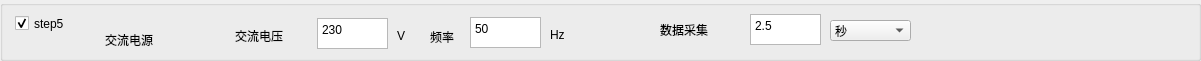
  <widget class="QGroupBox" name="groupBox_7">
   <property name="geometry">
    <rect>
     <x>0</x>
     <y>474</y>
     <width>1201</width>
     <height>61</height>
    </rect>
   </property>
   <property name="title">
    <string/>
   </property>
   <widget class="QLabel" name="label_35">
    <property name="geometry">
     <rect>
      <x>660</x>
      <y>20</y>
      <width>81</width>
      <height>20</height>
     </rect>
    </property>
    <property name="font">
     <font>
      <pointsize>9</pointsize>
     </font>
    </property>
    <property name="text">
     <string>数据采集</string>
    </property>
   </widget>
   <widget class="QLabel" name="label_42">
    <property name="geometry">
     <rect>
      <x>430</x>
      <y>27</y>
      <width>41</width>
      <height>20</height>
     </rect>
    </property>
    <property name="font">
     <font>
      <pointsize>9</pointsize>
     </font>
    </property>
    <property name="text">
     <string>频率</string>
    </property>
   </widget>
   <widget class="QTextEdit" name="textEdit_S5_AC_FR">
    <property name="geometry">
     <rect>
      <x>470</x>
      <y>17</y>
      <width>71</width>
      <height>31</height>
     </rect>
    </property>
    <property name="html">
     <string>&lt;!DOCTYPE HTML PUBLIC &quot;-//W3C//DTD HTML 4.0//EN&quot; &quot;http://www.w3.org/TR/REC-html40/strict.dtd&quot;&gt;
&lt;html&gt;&lt;head&gt;&lt;meta name=&quot;qrichtext&quot; content=&quot;1&quot; /&gt;&lt;style type=&quot;text/css&quot;&gt;
p, li { white-space: pre-wrap; }
&lt;/style&gt;&lt;/head&gt;&lt;body style=&quot; font-family:'SimSun'; font-size:9pt; font-weight:400; font-style:normal;&quot;&gt;
&lt;p style=&quot; margin-top:0px; margin-bottom:0px; margin-left:0px; margin-right:0px; -qt-block-indent:0; text-indent:0px;&quot;&gt;50&lt;/p&gt;&lt;/body&gt;&lt;/html&gt;</string>
    </property>
   </widget>
   <widget class="QTextEdit" name="textEdit_S5_TIME">
    <property name="geometry">
     <rect>
      <x>750</x>
      <y>14</y>
      <width>71</width>
      <height>31</height>
     </rect>
    </property>
    <property name="html">
     <string>&lt;!DOCTYPE HTML PUBLIC &quot;-//W3C//DTD HTML 4.0//EN&quot; &quot;http://www.w3.org/TR/REC-html40/strict.dtd&quot;&gt;
&lt;html&gt;&lt;head&gt;&lt;meta name=&quot;qrichtext&quot; content=&quot;1&quot; /&gt;&lt;style type=&quot;text/css&quot;&gt;
p, li { white-space: pre-wrap; }
&lt;/style&gt;&lt;/head&gt;&lt;body style=&quot; font-family:'SimSun'; font-size:9pt; font-weight:400; font-style:normal;&quot;&gt;
&lt;p style=&quot; margin-top:0px; margin-bottom:0px; margin-left:0px; margin-right:0px; -qt-block-indent:0; text-indent:0px;&quot;&gt;2.5&lt;/p&gt;&lt;/body&gt;&lt;/html&gt;</string>
    </property>
   </widget>
   <widget class="QCheckBox" name="checkBox_S5">
    <property name="geometry">
     <rect>
      <x>15</x>
      <y>13</y>
      <width>81</width>
      <height>21</height>
     </rect>
    </property>
    <property name="text">
     <string>step5</string>
    </property>
    <property name="checked">
     <bool>true</bool>
    </property>
   </widget>
   <widget class="QLabel" name="label_28">
    <property name="geometry">
     <rect>
      <x>235</x>
      <y>26</y>
      <width>71</width>
      <height>20</height>
     </rect>
    </property>
    <property name="font">
     <font>
      <pointsize>9</pointsize>
     </font>
    </property>
    <property name="text">
     <string>交流电压</string>
    </property>
   </widget>
   <widget class="QLabel" name="label_43">
    <property name="geometry">
     <rect>
      <x>550</x>
      <y>27</y>
      <width>20</width>
      <height>16</height>
     </rect>
    </property>
    <property name="text">
     <string>Hz</string>
    </property>
   </widget>
   <widget class="QLabel" name="label_44">
    <property name="geometry">
     <rect>
      <x>397</x>
      <y>28</y>
      <width>16</width>
      <height>16</height>
     </rect>
    </property>
    <property name="text">
     <string>V</string>
    </property>
   </widget>
   <widget class="QTextEdit" name="textEdit_S5_AC_VOLT">
    <property name="geometry">
     <rect>
      <x>317</x>
      <y>18</y>
      <width>71</width>
      <height>31</height>
     </rect>
    </property>
    <property name="html">
     <string>&lt;!DOCTYPE HTML PUBLIC &quot;-//W3C//DTD HTML 4.0//EN&quot; &quot;http://www.w3.org/TR/REC-html40/strict.dtd&quot;&gt;
&lt;html&gt;&lt;head&gt;&lt;meta name=&quot;qrichtext&quot; content=&quot;1&quot; /&gt;&lt;style type=&quot;text/css&quot;&gt;
p, li { white-space: pre-wrap; }
&lt;/style&gt;&lt;/head&gt;&lt;body style=&quot; font-family:'SimSun'; font-size:9pt; font-weight:400; font-style:normal;&quot;&gt;
&lt;p style=&quot; margin-top:0px; margin-bottom:0px; margin-left:0px; margin-right:0px; -qt-block-indent:0; text-indent:0px;&quot;&gt;230&lt;/p&gt;&lt;/body&gt;&lt;/html&gt;</string>
    </property>
   </widget>
   <widget class="QLabel" name="label_31">
    <property name="geometry">
     <rect>
      <x>105</x>
      <y>32</y>
      <width>71</width>
      <height>16</height>
     </rect>
    </property>
    <property name="font">
     <font>
      <pointsize>9</pointsize>
     </font>
    </property>
    <property name="text">
     <string>交流电源</string>
    </property>
   </widget>
   <widget class="QComboBox" name="comboBox_S5_TIME">
    <property name="geometry">
     <rect>
      <x>830</x>
      <y>20</y>
      <width>81</width>
      <height>21</height>
     </rect>
    </property>
    <item>
     <property name="text">
      <string>秒</string>
     </property>
    </item>
    <item>
     <property name="text">
      <string>毫秒</string>
     </property>
    </item>
    <item>
     <property name="text">
      <string>分钟</string>
     </property>
    </item>
   </widget>
  </widget>
